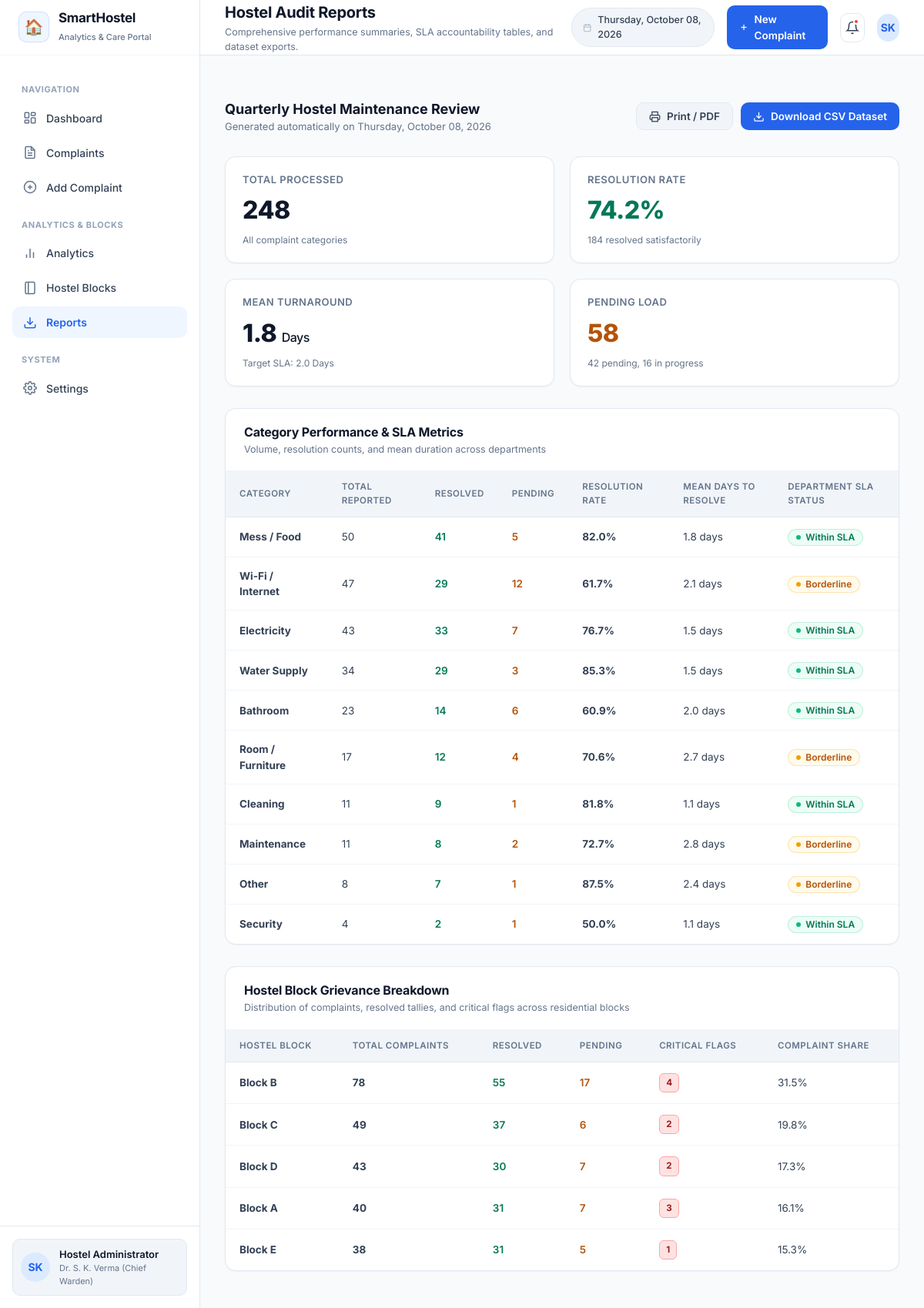
Page /reports on the committed database.
### tables this page shows
CREATE TABLE complaints (
        id INTEGER PRIMARY KEY AUTOINCREMENT,
        complaint_code TEXT UNIQUE NOT NULL,
        student_name TEXT NOT NULL,
        student_id TEXT NOT NULL,
        student_phone TEXT,
        student_email TEXT,
        block TEXT NOT NULL,
        room_number TEXT NOT NULL,
        category TEXT NOT NULL,
        title TEXT NOT NULL,
        description TEXT NOT NULL,
        severity TEXT NOT NULL,
        status TEXT NOT NULL,
        created_at TEXT NOT NULL,
        resolved_at TEXT,
        resolution_time_days REAL,
        resolution_notes TEXT,
        assigned_to TEXT
    );

### app.py (the view)
@app.route("/reports")
def reports():
    kpis = database.get_kpi_summary()
    df = analytics_engine.load_dataframe()
    cat_breakdown = []
    block_breakdown = []
    if not df.empty:
        cat_grouped = df.groupby("category").agg(
            total=("id", "count"),
            resolved=("status", lambda s: (s == "Resolved").sum()),
            pending=("status", lambda s: (s == "Pending").sum()),
            avg_days=("resolution_time_days", "mean")
        ).reset_index()
        cat_grouped["avg_days"] = cat_grouped["avg_days"].round(1).fillna(0)
        cat_breakdown = cat_grouped.sort_values(by="total", ascending=False).to_dict(orient="records")
        block_grouped = df.groupby("block").agg(
            total=("id", "count"),
            resolved=("status", lambda s: (s == "Resolved").sum()),
            pending=("status", lambda s: (s == "Pending").sum()),
            critical=("severity", lambda s: (s == "Critical").sum())
        ).reset_index()
        block_breakdown = block_grouped.sort_values(by="total", ascending=False).to_dict(orient="records")
    return render_template(
        "reports.html",
        active_page="reports",
        kpis=kpis,
        cat_breakdown=cat_breakdown,
        block_breakdown=block_breakdown
    )

### analytics_engine.py (called while the page is built)
def load_dataframe():
    conn = get_db_connection()
    df = pd.read_sql_query("SELECT * FROM complaints", conn)
    conn.close()
    if df.empty:
        return df
    df["created_dt"] = pd.to_datetime(df["created_at"])
    df["date"] = df["created_dt"].dt.date
    if "resolution_time_days" in df.columns:
        df["resolution_time_days"] = pd.to_numeric(df["resolution_time_days"], errors="coerce")
    return df

### app.py (called while the page is built)
@app.context_processor
def inject_global_data():
    now = datetime.now()
    return {
        "current_date_str": now.strftime("%A, %B %d, %Y"),
        "current_year": now.year,
        "app_title": "SmartHostel Complaint Management & Analytics",
        "categories_list": database.CATEGORIES,
        "blocks_list": database.BLOCKS,
        "severities_list": database.SEVERITIES,
        "statuses_list": database.STATUSES
    }

### database.py (called while the page is built)
def get_db_connection():
    conn = sqlite3.connect(DB_PATH)
    conn.row_factory = sqlite3.Row
    return conn

### templates/reports.html (shortened to what this page needs)
{% extends "base.html" %}
{% block page_title %}Hostel Audit Reports{% endblock %}
{% block page_subtitle %}Comprehensive performance summaries, SLA accountability tables, and dataset exports.{% endblock %}
{% block content %}
<div style="display: flex; justify-content: space-between; align-items: center; flex-wrap: wrap; gap: 12px;">
  <div>
    <h3 style="font-size: 18px; font-weight: 700; color: var(--text-main);">Quarterly Hostel Maintenance Review</h3>
    <p style="font-size: 13px; color: var(--text-muted);">Generated automatically on {{ current_date_str }}</p>
  </div>
  <div style="display: flex; gap: 10px;">
    <button type="button" class="header-btn header-btn-secondary" onclick="window.print()">
      <svg width="15" height="15" viewBox="0 0 24 24" fill="none" stroke="currentColor" stroke-width="2">
        <polyline points="6 9 6 2 18 2 18 9"></polyline>
        <path d="M6 18H4a2 2 0 0 1-2-2v-5a2 2 0 0 1 2-2h16a2 2 0 0 1 2 2v5a2 2 0 0 1-2 2h-2"></path>
        <rect x="6" y="14" width="12" height="8"></rect>
      </svg>
      Print / PDF
    </button>
    <a href="{{ url_for('export_csv') }}" class="header-btn header-btn-primary">
      <svg width="15" height="15" viewBox="0 0 24 24" fill="none" stroke="currentColor" stroke-width="2">
        <path d="M21 15v4a2 2 0 0 1-2 2H5a2 2 0 0 1-2-2v-4"></path>
        <polyline points="7 10 12 15 17 10"></polyline>
        <line x1="12" y1="15" x2="12" y2="3"></line>
      </svg>
      Download CSV Dataset
    </a>
  </div>
</div>
<div class="kpi-grid">
  <div class="kpi-card">
    <span class="kpi-title">Total Processed</span>
    <span class="kpi-number">{{ kpis.total }}</span>
    <span class="kpi-footnote">All complaint categories</span>
  </div>
  <div class="kpi-card">
    <span class="kpi-title">Resolution Rate</span>
    <span class="kpi-number" style="color: var(--success-text);">{{ kpis.resolution_rate }}%</span>
    <span class="kpi-footnote">{{ kpis.resolved }} resolved satisfactorily</span>
  </div>
  <div class="kpi-card">
    <span class="kpi-title">Mean Turnaround</span>
    <span class="kpi-number">{{ kpis.avg_resolution_days }} <span style="font-size: 16px; font-weight: 500;">Days</span></span>
    <span class="kpi-footnote">Target SLA: 2.0 Days</span>
  </div>
  <div class="kpi-card">
    <span class="kpi-title">Pending Load</span>
    <span class="kpi-number" style="color: var(--warning-text);">{{ kpis.pending + kpis.in_progress }}</span>
    <span class="kpi-footnote">{{ kpis.pending }} pending, {{ kpis.in_progress }} in progress</span>
  </div>
</div>
<div class="card">
  <div class="card-header">
    <div class="card-title-group">
      <h3>Category Performance & SLA Metrics</h3>
      <p class="card-subtitle">Volume, resolution counts, and mean duration across departments</p>
    </div>
  </div>
  <div class="table-responsive">
    <table class="modern-table">
      <thead>
        <tr>
          <th>Category</th>
          <th>Total Reported</th>
          <th>Resolved</th>
          <th>Pending</th>
          <th>Resolution Rate</th>
          <th>Mean Days to Resolve</th>
          <th>Department SLA Status</th>
        </tr>
      </thead>
      <tbody>
        {% for cat in cat_breakdown %}
        <tr>
          <td><b>{{ cat.category }}</b></td>
          <td>{{ cat.total }}</td>
          <td><span style="color: var(--success-text); font-weight: 600;">{{ cat.resolved }}</span></td>
          <td><span style="color: var(--warning-text); font-weight: 600;">{{ cat.pending }}</span></td>
          <td>
            {% set pct = ((cat.resolved / cat.total) * 100)|round(1) if cat.total > 0 else 0 %}
            <b>{{ pct }}%</b>
          </td>
          <td>{{ cat.avg_days }} days</td>
          <td>
            {% if cat.avg_days <= 2.0 %}
              <span class="badge badge-resolved"><span class="badge-dot"></span>Within SLA</span>
            {% elif cat.avg_days <= 2.8 %}
              <span class="badge badge-pending"><span class="badge-dot"></span>Borderline</span>
            {% else %}
              <span class="badge badge-rejected"><span class="badge-dot"></span>SLA Breach</span>
            {% endif %}
          </td>
        </tr>
        {% endfor %}
      </tbody>
    </table>
  </div>
</div>
<div class="card">
  <div class="card-header">
    <div class="card-title-group">
      <h3>Hostel Block Grievance Breakdown</h3>
      <p class="card-subtitle">Distribution of complaints, resolved tallies, and critical flags across residential blocks</p>
    </div>
  </div>
  <div class="table-responsive">
    <table class="modern-table">
      <thead>
        <tr>
          <th>Hostel Block</th>
          <th>Total Complaints</th>
          <th>Resolved</th>
          <th>Pending</th>
          <th>Critical Flags</th>
          <th>Complaint Share</th>
        </tr>
      </thead>
      <tbody>
        {% for blk in block_breakdown %}
        <tr>
          <td><b>{{ blk.block }}</b></td>
          <td><b>{{ blk.total }}</b></td>
          <td><span style="color: var(--success-text); font-weight: 600;">{{ blk.resolved }}</span></td>
          <td><span style="color: var(--warning-text); font-weight: 600;">{{ blk.pending }}</span></td>
          <td>
            {% if blk.critical > 0 %}
              <span class="priority-tag priority-critical">{{ blk.critical }}</span>
            {% else %}
              <span style="color: var(--text-muted); font-size: 12px;">0</span>
            {% endif %}
          </td>
          <td>{{ ((blk.total / kpis.total) * 100)|round(1) }}%</td>
        </tr>
        {% endfor %}
      </tbody>
    </table>
  </div>
</div>
{% endblock %}

### rows in the picture
complaints: category "Mess / Food", total "50", resolved "41", pending "5", pct "82.0", avg_days "1.8", shows "Within SLA", block "Block E", total "38", resolved "31", critical "1", total "15.3"
complaints: category "Wi-Fi / Internet", total "47", resolved "29", pending "12", pct "61.7", avg_days "2.1", shows "Borderline", block "Block B", total "78", resolved "55", pending "17", critical "4", total "31.5"
complaints: category "Electricity", total "43", resolved "33", pending "7", pct "76.7", avg_days "1.5", shows "Within SLA"
complaints: category "Water Supply", total "34", resolved "29", pending "3", pct "85.3", avg_days "1.5", shows "Within SLA"
complaints: category "Bathroom", total "23", resolved "14", pending "6", pct "60.9", avg_days "2.0", shows "Within SLA", block "Block A", total "40", resolved "31", pending "7", critical "3", total "16.1"
complaints: category "Room / Furniture", total "17", resolved "12", pending "4", pct "70.6", avg_days "2.7", shows "Borderline"
complaints: category "Cleaning", total "11", resolved "9", pending "1", pct "81.8", avg_days "1.1", shows "Within SLA"
complaints: category "Maintenance", total "11", resolved "8", pending "2", pct "72.7", avg_days "2.8", shows "Borderline"
complaints: category "Other", total "8", resolved "7", pending "1", pct "87.5", avg_days "2.4", shows "Borderline"
complaints: category "Security", total "4", resolved "2", pending "1", pct "50.0", avg_days "1.1", shows "Within SLA"
complaints: block "Block C", total "49", resolved "37", pending "6", critical "2", total "19.8"
complaints: block "Block D", total "43", resolved "30", pending "7", critical "2", total "17.3"

### other values in the picture
{{ kpis.total }} "248"
{{ kpis.resolution_rate }} "74.2"
{{ kpis.resolved }} "184"
{{ kpis.avg_resolution_days }} "1.8"
{{ kpis.pending + kpis.in_progress }} "58"
{{ kpis.pending }} "42"
{{ kpis.in_progress }} "16"
